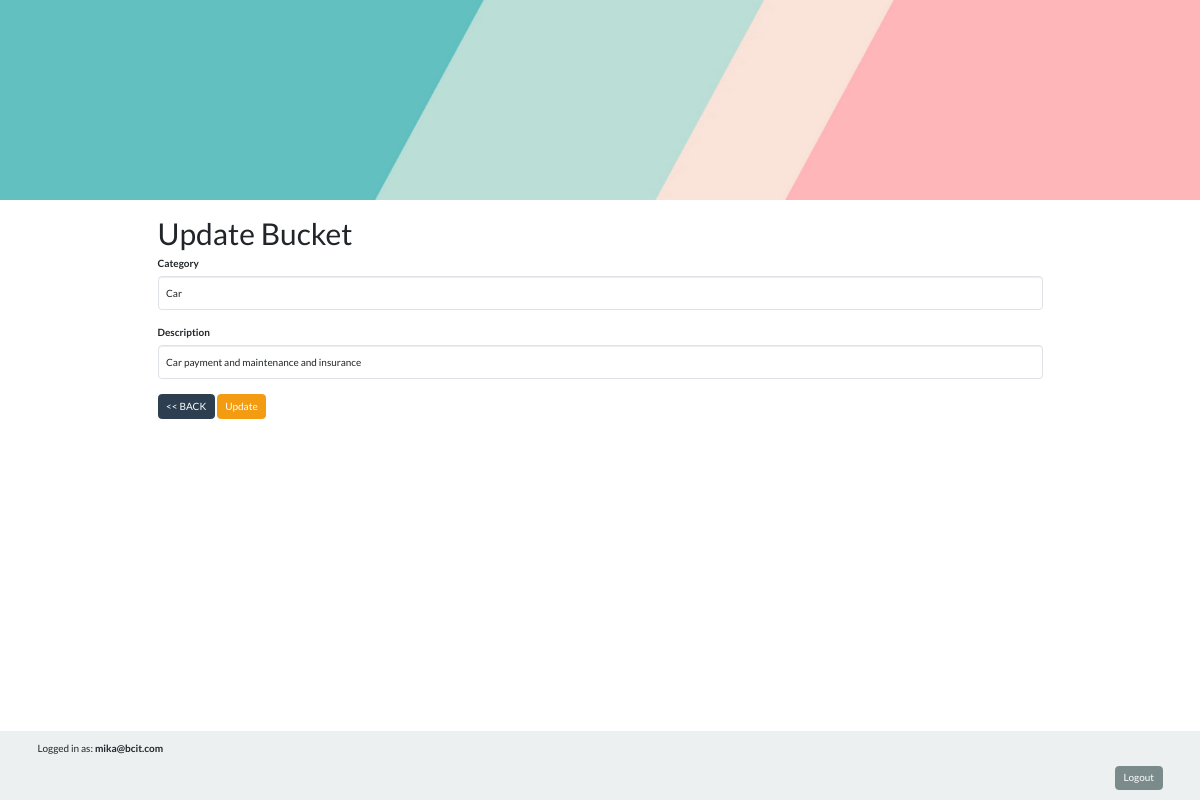
The page /actions/update/update_bucket.php?id=3 (signed in) on the database its author committed.
### tables this page shows
CREATE TABLE buckets (
                id INTEGER PRIMARY KEY AUTOINCREMENT,
                category TEXT NOT NULL,
                description TEXT NOT NULL
            );

### classes/Bucket.php (called while the page is built, shortened)
<?php
class Bucket
{
  public static function findById($bucketId)
  {
    $db = Database::getConnection();
    $stmt = $db->prepare('SELECT * FROM buckets WHERE id = ?');
    $stmt->bindValue(1, $bucketId, SQLITE3_INTEGER);
    $result = $stmt->execute();
    return $result->fetchArray(SQLITE3_ASSOC);
  }
}

### actions/update/update_bucket.php (the view, shortened to what this page needs)
<?php
include("../../inc_header.php");
require_once("../../classes/Bucket.php");
if (isset($_GET['id'])) {
  $bucketId = $_GET['id'];
  $bucket = Bucket::findById($bucketId);
  if ($bucket) {
?>
    <h1>Update Bucket</h1>
    <form action="update_bucket_process.php" method="post">
      <div class="form-group">
        <label for="Category" class="control-label">Category</label>
        <input type="text" class="form-control" name="Category" id="Category" value="<?php echo htmlspecialchars($bucket['category']); ?>">
      </div>
      <div class="form-group">
        <label for="Description" class="control-label">Description</label>
        <input type="text" class="form-control" name="Description" id="Description" value="<?php echo htmlspecialchars($bucket['description']); ?>">
      </div>
      <div class="form-group">
        <a href="../../actions/admin/manage_keywords.php" class="btn btn-small btn-primary">&lt;&lt; BACK</a>
        <input type="submit" value="Update" name="submit" class="btn btn-warning">
      </div>
    </form>
<?php
  } else {
    echo "<p>Bucket with ID $bucketId not found.</p>";
  }
} else {
  echo "<p>No bucket ID provided.</p>";
}
include("../../inc_footer.php");
?>

### rows shown on the page
buckets: Category "Car", Description "Car payment and maintenance and insurance"

### other values the page prints
$_SESSION['user_email'] "mika@bcit.com"
